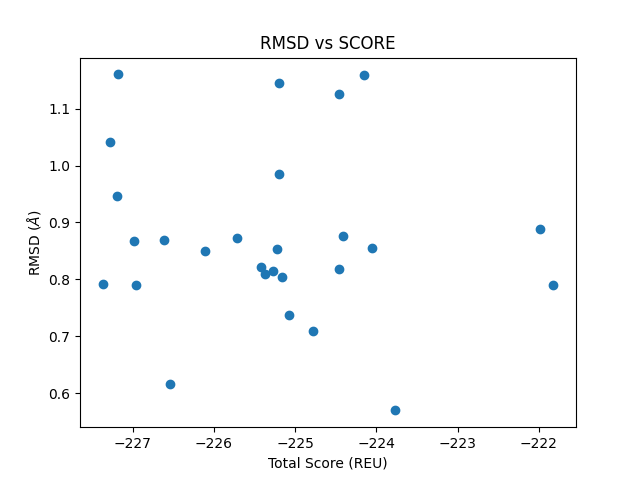

This chart was generated by the following Python code:
import matplotlib.pyplot as plt
import pandas as pd


df = pd.read_csv("my_score_vs_rmsd_t14.csv")

plt.scatter(df['SCORE'],df['RMSD'])
plt.xlabel("Total Score (REU)")
plt.ylabel(r"RMSD ($\AA$)")
plt.title("RMSD vs SCORE")
plt.savefig("lab7_plot_t14_2.png")
plt.show()
